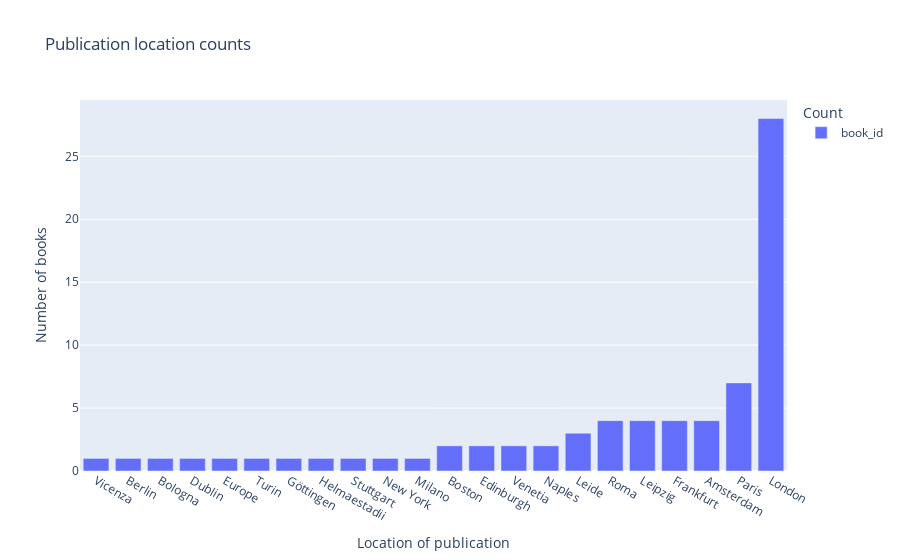

Write notebook code for a chart like this one.
### Code cell
import plotly.express as px

fig=px.bar(travel_df.groupby('place').count()['book_id'].sort_values(), orientation='v',
           labels={'value': 'Number of books', 'variable': 'Count', 'place': 'Location of publication'}, 
           title='Publication location counts')
fig.show()

### Figure 1 — Plotly figure (JSON) as saved in the notebook; plotly's stock layout.template omitted (floating-point values rounded to 4 significant figures)
{"data": [{"alignmentgroup": "True", "hovertemplate": "Count=book_id<br>Location of publication=%{x}<br>Number of books=%{y}<extra></extra>", "legendgroup": "book_id", "marker": {"color": "#636efa", "pattern": {"shape": ""}}, "name": "book_id", "offsetgroup": "book_id", "orientation": "v", "showlegend": true, "textposition": "auto", "type": "bar", "x": ["Vicenza", "Berlin", "Bologna", "Dublin", "Europe", "Turin", "Göttingen", "Helmaestadii", "Stuttgart", "New York", "Milano", "Boston", "Edinburgh", "Venetia", "Naples", "Leide", "Roma", "Leipzig", "Frankfurt", "Amsterdam", "Paris", "London"], "xaxis": "x", "y": [1, 1, 1, 1, 1, 1, 1, 1, 1, 1, 1, 2, 2, 2, 2, 3, 4, 4, 4, 4, 7, 28], "yaxis": "y"}], "layout": {"barmode": "relative", "legend": {"title": {"text": "Count"}, "tracegroupgap": 0}, "title": {"text": "Publication location counts"}, "xaxis": {"anchor": "y", "domain": [0, 1], "title": {"text": "Location of publication"}}, "yaxis": {"anchor": "x", "domain": [0, 1], "title": {"text": "Number of books"}}}}
